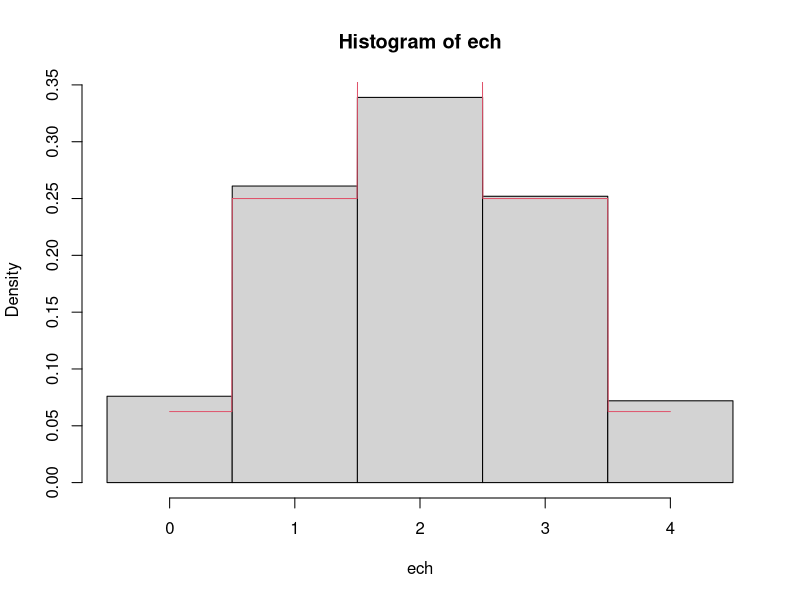
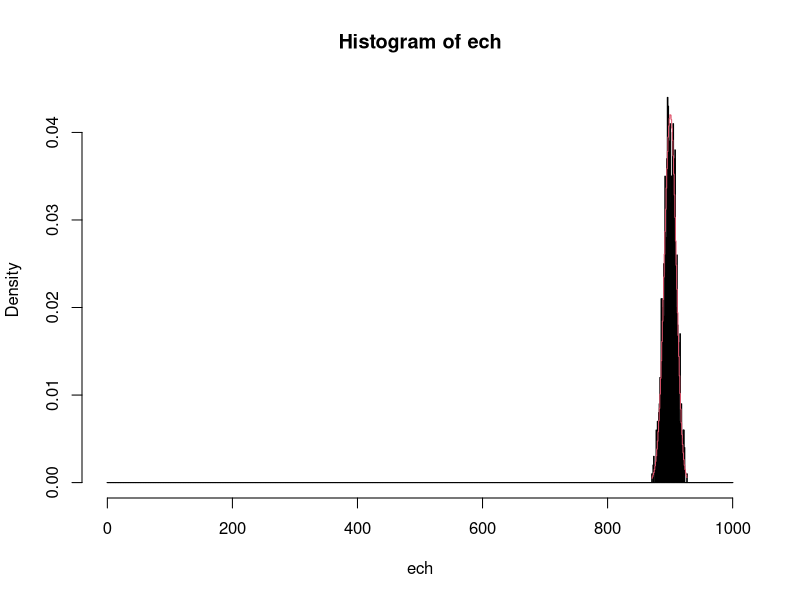
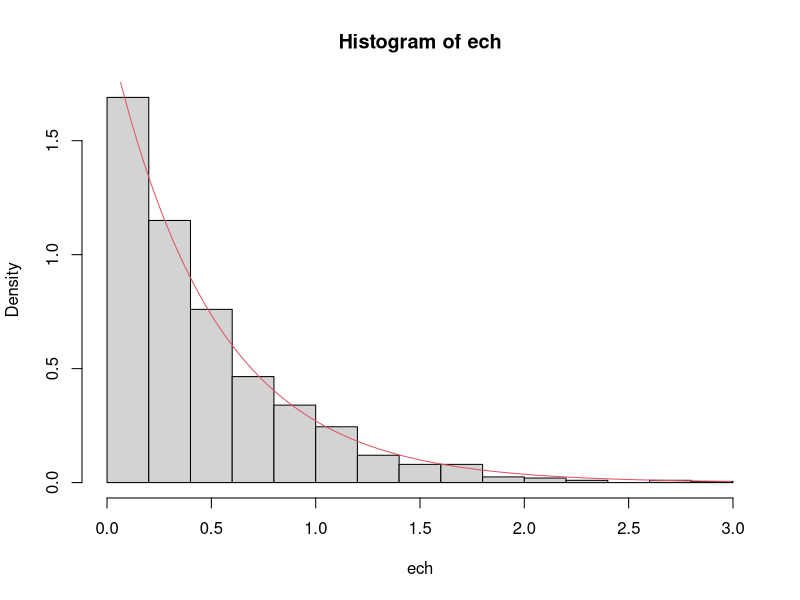
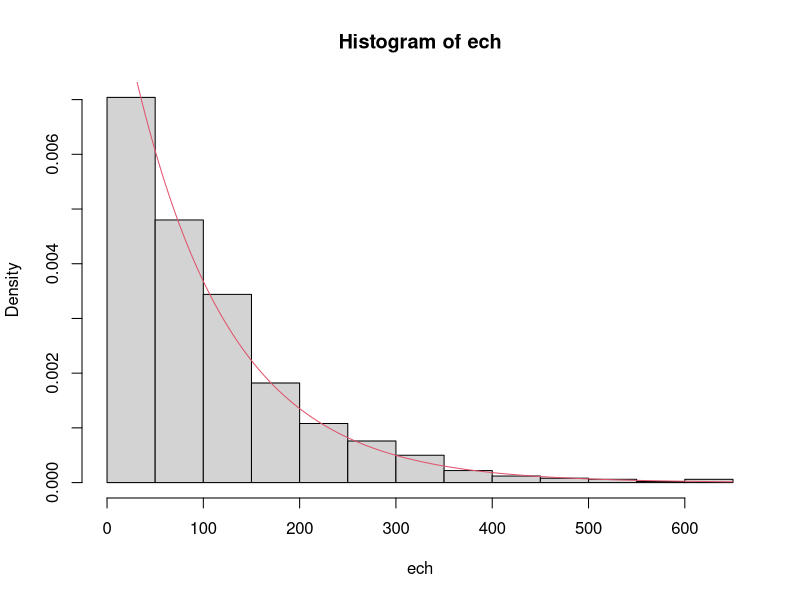
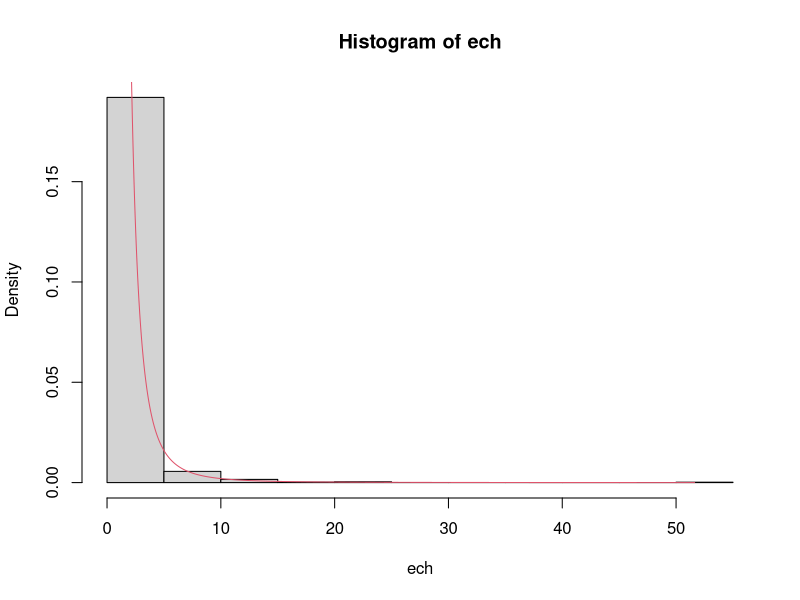
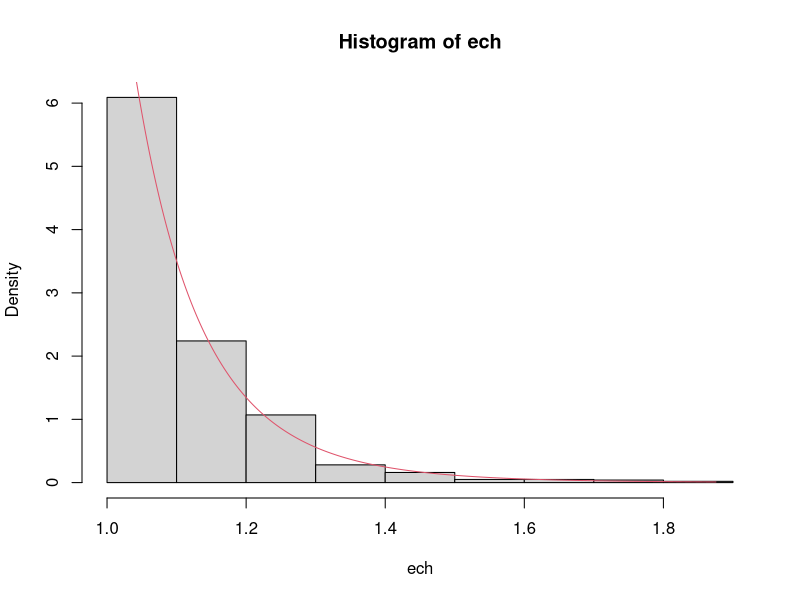
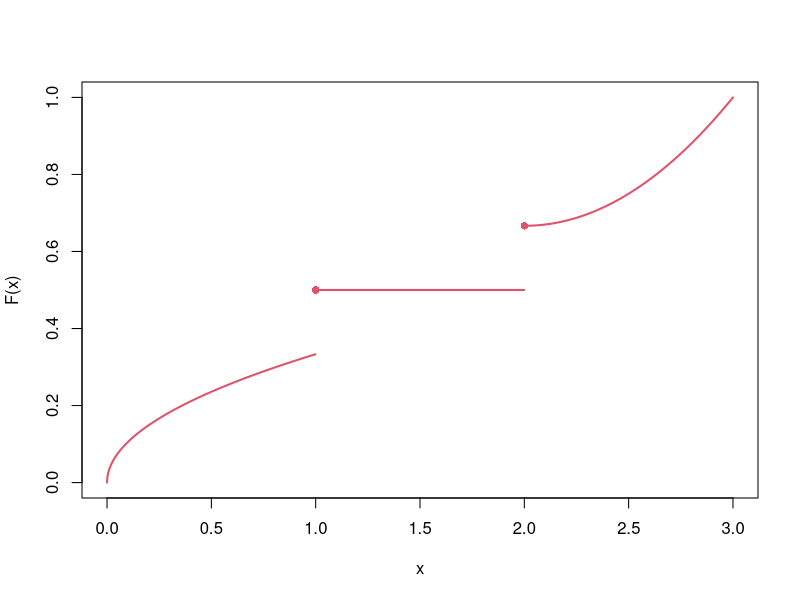
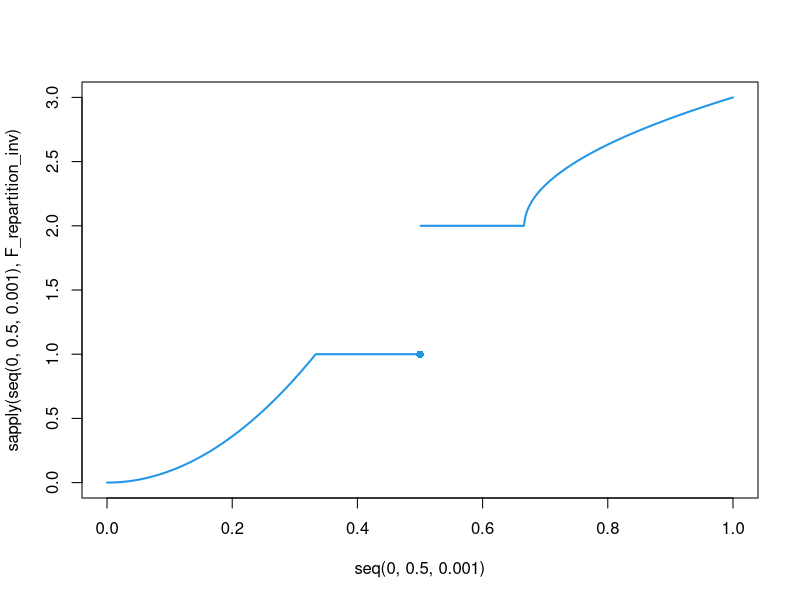

Here is the R script that generated these plots, in order: (Note: this script raises an error after producing the figures.)
# transformation inverse pour loi discrète
# entrées: taille échantillonnale n, vecteur de valeurs possible x et vecteur de probabilités p

#fonction ti_discrete page 5/44 de 02-GenerationLoisConnus
ti_discrete <- function(n, x, p){
  
  if(length(x) != length(p)) stop("Dimensions de x et p incompatibles")
  
  valeurs <- rep(0, n)
  for(i in 1:n){
    
    u <- runif(1)
    l <- 1
    while(u > sum(p[1:l])) l <- l+1
    valeurs[i] <- x[l]
    
  }
  
  return(valeurs)
  
}

# exemple Bin(4, 0.5)
x <- 0:4
p <- dbinom(0:4, size=4, prob=.5)
p
ech <- ti_discrete(1000, x, p)
hist(ech, probability = TRUE, breaks=c(x-0.5, max(x)+0.5))
lines(seq(min(ech), max(ech), length.out=1000),
      sapply(seq(min(ech), max(ech), length.out=1000), function(x) dbinom(floor(x+.5), size=4, prob=.5)),
      col=2)

# exemple Bin(1000, 0.9)
x <- 0:1000
p <- dbinom(0:1000, size=1000, prob=.9)
ech <- ti_discrete(1000, x, p)
hist(ech, probability = TRUE, breaks=c(x-0.5, max(x)+0.5))
lines(seq(min(ech), max(ech), length.out=1000),
      sapply(seq(min(ech), max(ech), length.out=1000), function(x) dbinom(floor(x+.5), size=1000, prob=.9)),
      col=2)



# transformation inverse pour loi exponentielle
# entrées: taille échantillonnale n et paramètre lambda
ti_exp <- function(n, lambda){
  
  valeurs <- -log(1 - runif(n))/lambda
  return(valeurs)
  
}

# exemple Exp(2)
lambda <- 2
ech <- ti_exp(1000, lambda)
hist(ech, probability = TRUE)
lines(seq(min(ech), max(ech), length.out=1000),
      sapply(seq(min(ech), max(ech), length.out=1000), function(x) dexp(x, rate=lambda)),
      col=2)

# exemple Exp(0.01)
lambda <- 0.01
ech <- ti_exp(1000, lambda)
hist(ech, probability = TRUE)
lines(seq(min(ech), max(ech), length.out=1000),
      sapply(seq(min(ech), max(ech), length.out=1000), function(x) dexp(x, rate=lambda)),
      col=2)


# transformation inverse pour loi de Pareto
# entrées: taille échantillonnale n et paramètre alpha
ti_pareto <- function(n, alpha){
  
  valeurs <- (1 - runif(n))^(-1/alpha)
  return(valeurs)
  
}

# exemple Pareto(2)
alpha <- 2
ech <- ti_pareto(1000, alpha)
hist(ech, probability = TRUE)
lines(seq(min(ech), max(ech), length.out=1000),
      sapply(seq(min(ech), max(ech), length.out=1000), function(x) alpha*x^(-alpha-1)),
      col=2)

# exemple Pareto(10)
alpha <- 10
ech <- ti_pareto(1000, alpha)
hist(ech, probability = TRUE)
lines(seq(min(ech), max(ech), length.out=1000),
      sapply(seq(min(ech), max(ech), length.out=1000), function(x) alpha*x^(-alpha-1)),
      col=2)



# transformation inverse générale page 16
# entrées: taille échantillonnale n et inverse (généralisée) de la fonction de répartition F_repartition_inv
ti_generale <- function(n, F_repartition_inv){
  
  u <- runif(n)
  valeurs <- sapply(u, F_repartition_inv)
  return(valeurs)
  
}

# exemple de fonction de répartition non continue
F_repartition <- function(x){
  
  if(x < 0) return(0)
  else if(x < 1) return(sqrt(x)/3)
  else if(x < 2) return(1/2)
  else if(x < 3) return(2/3 + (x-2)^2/3)
  else return (1)
  
}

# graphe de la fonction de répartition
plot(seq(0, .999, .001), sapply(seq(0, .999, .001), F_repartition),
     type="l", lwd=2, col=2,
     xlim=c(0, 3), ylim=c(0, 1),
     xlab="x", ylab="F(x)")
lines(seq(1, 1.999, .001), sapply(seq(1, 1.999, .001), F_repartition),
      lwd=2, col=2)
lines(seq(2, 3, .001), sapply(seq(2, 3, .001), F_repartition),
      lwd=2, col=2)
points(c(1, 2), c(1/2, 2/3), pch=16, lwd=2, col=2)

# inverse de la fonction de répartition
F_repartition_inv <- function(u){
  
  if(u <= 1/3) return((3*u)^2)
  else if(u <= 1/2) return(1)
  else if(u <= 2/3) return(2)
  else return(2 + sqrt(3*(u - 2/3)))
  
}

# graphe de l'inverse
plot(seq(0, .5, .001), sapply(seq(0, .5, .001), F_repartition_inv),
     type="l", lwd=2, col=4,
     xlim=c(0, 1), ylim=c(0, 3))
lines(seq(.501, 1, .001), sapply(seq(.501, 1, .001), F_repartition_inv),
      type="l", lwd=2, col=4)
points(.5, 1, pch=16, lwd=2, col=4)

# génération selon cette loi
ech <- ti_generale(1000, F_repartition_inv)
plot(ecdf(ech), xlim=c(0, 3))



# transformation de Box-Müller
# entrées: taille échantillonnale n
box_muller <- function(n){
  
  m <- 2*ceiling(n/2) # le vrai nombre (pair) de réalisations uniformes nécessaire
  u <- runif(m)
  valeurs <- rep(0, m)
  for(i in 1:(m/2)){
    
    r <- sqrt(-2*log(u[2*(i-1)+1]))
    t <- 2*pi*u[2*(i-1)+2]
    
    valeurs[2*(i-1)+1] <- r*cos(t)
    valeurs[2*(i-1)+2] <- r*sin(t)
    
  }
  
  return(valeurs[1:n])
  
}

# exemple
ech <- box_muller(1000)
hist(ech, probability = TRUE)
lines(seq(min(ech), max(ech), length.out=1000),
      sapply(seq(min(ech), max(ech), length.out=1000), function(x) dnorm(x)),
      col=2)



# génération de la loi géométrique
# entrées: taille échantillonnale n et paramètre p
r_geo_bern <- function(n, p){
  
  valeurs <- rep(0, n)
  for(i in 1:n){
    
    j <- 1
    y <- runif(1) <= p #generation une bernouilli
    while(y == 0){
      
      j <- j+1
      y <- runif(1) <= p
      
    }
    
    valeurs[i] <- j
    
  }
  
  return(valeurs)
  
}

# exemple
p <- .2
ech <- r_geo_bern(1000, p)
hist(ech, probability = TRUE, breaks = 0:max(ech)+.5)
lines(seq(min(ech), max(ech), length.out=1000),
      sapply(seq(min(ech), max(ech), length.out=1000), function(x) dgeom(floor(x+.5)-1, prob=p)),
      col=2)



# exercice: écrire une fonction r_poisson_exp afin générer un échantillon ech de taille n=1000 selon la loi de Poisson par la méthode vue en classe,
# et utiliser le code suivant pour tester votre méthode

r_poisson_exp <- function(n,lambda){
  valeur <- rep(0,n)
  for(i in 1:n){
    l <- 1
    y <- ti_exp(1,lambda)
    while(sum(y[1:l]) <= 1){
      l <- l+1
    }
  }
  
  
  
  
  
}

# test 1
lambda <- 5
ech <- r_poisson_exp(1000, lambda)
hist(ech, probability = TRUE, breaks = (-1):max(ech)+.5)
lines(seq(min(ech), max(ech), length.out=1000),
      sapply(seq(min(ech), max(ech), length.out=1000), function(x) lambda^floor(x+.5) * exp(-lambda) / factorial(floor(x+.5))),
      col=2)

# test 2
lambda <- 1e4
ech <- r_poisson_exp(1000, lambda)
ech_norm <- (ech - lambda)/sqrt(lambda)
hist(ech_norm, probability = TRUE)
lines(seq(min(ech_norm), max(ech_norm), length.out=1000),
      sapply(seq(min(ech_norm), max(ech_norm), length.out=1000), function(x) dnorm(x)),
      col=2)



